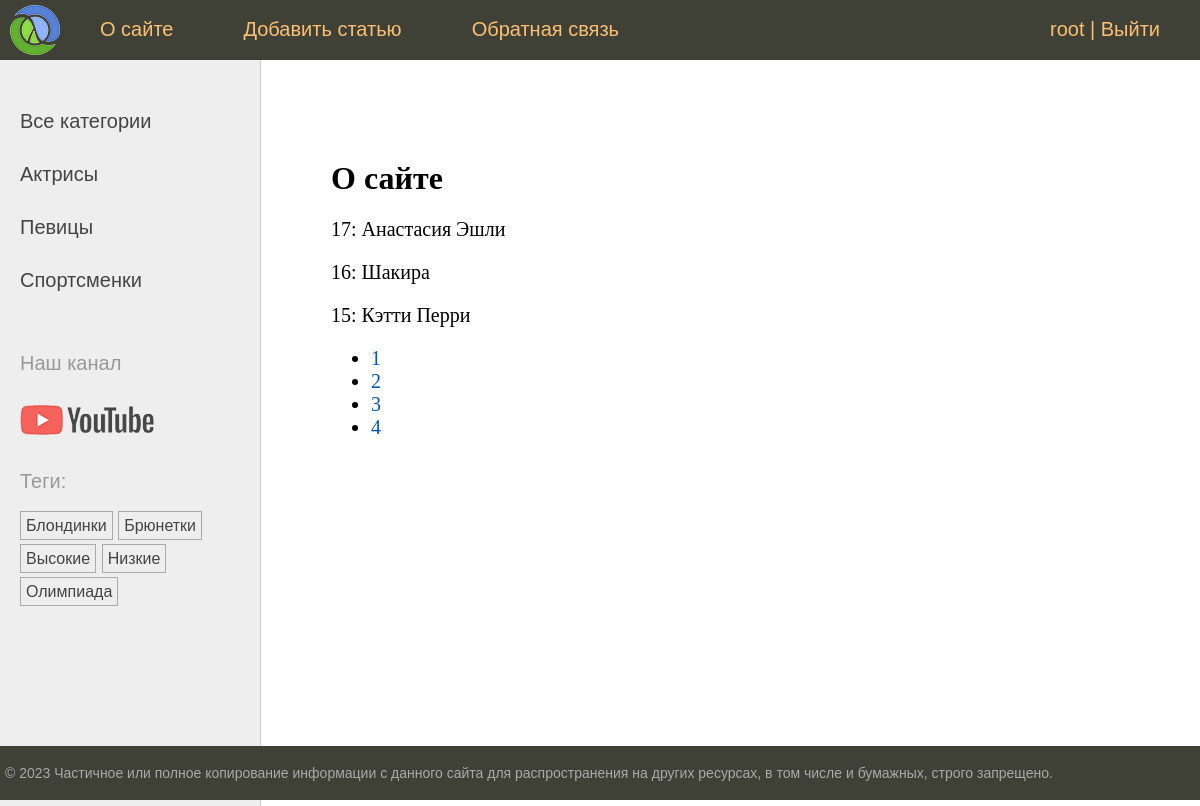
The page /about/ (signed in) on the database as committed earlier.
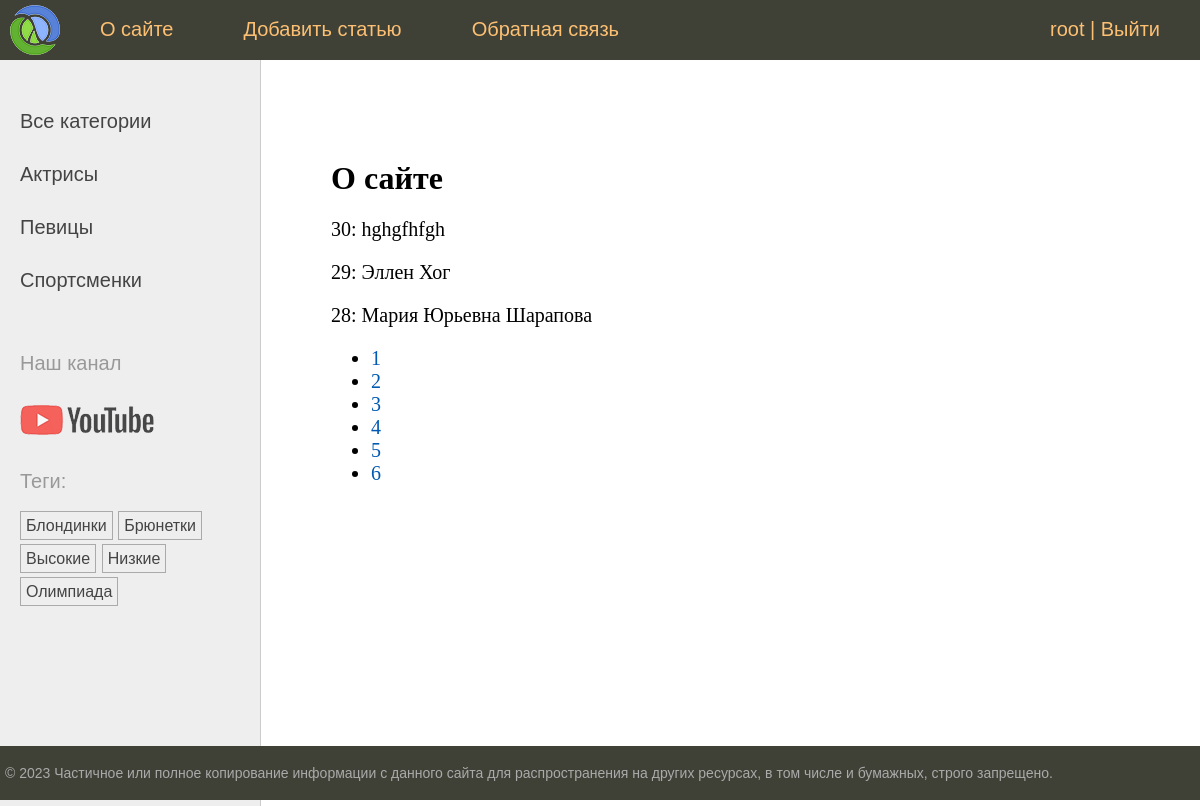
The same page on the database as committed later.
### women/models.py (models this page shows, shortened)
class Category(models.Model):
    name = models.CharField(max_length=100, db_index=True, verbose_name="Категория")
    slug = models.SlugField(max_length=255, unique=True, db_index=True)
    class Meta:
        verbose_name = "Категория"
        verbose_name_plural = "Категории"
    def get_absolute_url(self):
        return reverse('category', kwargs={'cat_slug': self.slug})

class TagPost(models.Model):
    tag = models.CharField(max_length=100, db_index=True)
    slug = models.SlugField(max_length=255, unique=True, db_index=True)
    def get_absolute_url(self):
        return reverse('tag', kwargs={'tag_slug': self.slug})

class Women(models.Model):
    class Status(models.IntegerChoices):
        DRAFT = 0, 'Черновик'
        PUBLISHED = 1, 'Опубликовано'
    title = models.CharField(max_length=255, verbose_name="Заголовок")
    slug = models.SlugField(max_length=255, unique=True, db_index=True, verbose_name="Slug",                           validators=[
                               MinLengthValidator(5, message="Минимум 5 символов"),
                               MaxLengthValidator(100, message="Максимум 100 символов"),
                           ])
    photo = models.ImageField(upload_to="photos/%Y/%m/%d/", default=None,
                              blank=True, null=True, verbose_name="Фото")
    content = models.TextField(blank=True, verbose_name="Текст статьи")
    time_create = models.DateTimeField(auto_now_add=True, verbose_name="Время создания")
    time_update = models.DateTimeField(auto_now=True, verbose_name="Время изменения")
    is_published = models.BooleanField(choices=tuple(map(lambda x: (bool(x[0]), x[1]), Status.choices)),
                                       default=Status.DRAFT, verbose_name="Статус")
    cat = models.ForeignKey('Category', on_delete=models.PROTECT, related_name='posts', verbose_name="Категории")
    tags = models.ManyToManyField('TagPost', blank=True, related_name='tags', verbose_name="Теги")
    husband = models.OneToOneField('Husband', on_delete=models.SET_NULL,
                                   null=True, blank=True, related_name='wuman', verbose_name="Муж")
    author = models.ForeignKey(get_user_model(), on_delete=models.SET_NULL, related_name='posts', null=True, default=None)
    objects = models.Manager()
    published = PublishedManager()
    class Meta:
        verbose_name = "Известные женщины"
        verbose_name_plural = "Известные женщины"
        ordering = ['-time_create']
        indexes = [
            models.Index(fields=['-time_create'])
        ]

### women/views.py (the view)
# urls.py: path('about/', views.about, name='about'),
@login_required
def about(request):
    contact_list = Women.published.all()
    paginator = Paginator(contact_list, 3)
    page_number = request.GET.get('page')
    page_obj = paginator.get_page(page_number)
    return render(request, 'women/about.html',
                  {'title': 'О сайте', 'page_obj': page_obj})

### users/context_processors.py (called while the page is built)
def get_women_context(request):
    return {'mainmenu': menu}

### women/models.py (called while the page is built)
    def get_queryset(self):
        return super().get_queryset().filter(is_published=Women.Status.PUBLISHED)

### women/templatetags/women_tags.py (called while the page is built)
@register.inclusion_tag('women/list_categories.html')
def show_categories(cat_selected=0):
    cats = Category.objects.annotate(total=Count("posts")).filter(total__gt=0)
    return {'cats': cats, 'cat_selected': cat_selected}

@register.inclusion_tag('women/list_tags.html')
def show_all_tags():
    return {'tags': TagPost.objects.annotate(total=Count("tags")).filter(total__gt=0)}

### women/templates/women/about.html
{% extends 'base.html' %}
{% block content %}
<h1>{{title}}</h1>
{% for item in page_obj %}
<p>{{ item.pk }}: {{ item.title }}</p>
{% endfor %}
<nav>
    <ul>
        {% for p in page_obj.paginator.page_range %}
        <li>
            <a href="?page={{ p }}">{{ p }}</a>
        </li>
        {% endfor %}
    </ul>
</nav>
{% endblock %}

### templates/base.html (shortened to what this page needs)
{% load static %}
{% load women_tags %}
<!DOCTYPE html>
<html>
<head>
    <link type="text/css" href="{% static 'women/css/styles.css' %}" rel="stylesheet"/>
</head>
<body>
<table class="table-page" border=0 cellpadding="0" cellspacing="0">
    <tr>
        <td valign=top>
            {% block mainmenu %}
            <div class="header">
                <ul id="mainmenu" class="mainmenu">
                    <li class="logo"><a href="{% url 'home' %}">
                        <div class="logo"></div>
                    </a></li>
                    {% for m in mainmenu %}
                    <li><a href="{% url m.url_name %}">{{m.title}}</a></li>
                    {% endfor %}
                    {% if user.is_authenticated %}
                    <li class="last"> <a href="{% url 'users:profile' %}">{{user.username}}</a> | <a href="{% url 'users:logout' %}">Выйти</a></li>
                    {% else %}
                    <li class="last"><a href="{% url 'users:login' %}">Войти</a> | <a href="{% url 'users:register' %}">Регистрация</a>
                    </li>
                    {% endif %}
                </ul>
            </div>
            {% endblock mainmenu %}
            <table class="table-content" border=0 cellpadding="0" cellspacing="0">
                <tr>
                    <td valign="top" class="left-chapters">
                        <ul id="leftchapters">
                            {% if cat_selected == 0 %}
                            <li class="selected">Все категории</li>
                            {% else %}
                            <li><a href="{% url 'home' %}">Все категории</a></li>
                            {% endif %}
                            {% show_categories cat_selected %}
                            <li class="share">
                                <p>Наш канал</p>
                                <a class="share-yt"
                                   href="https://www.youtube.com/channel/UClJzWfGWuGJL2t-3dYKcHTA/playlists"
                                   target="_blank" rel="nofollow"></a>
                            </li>
                            <li>{% show_all_tags %}</li>
                        </ul>
                    </td>
                    <td valign="top" class="content">
                        <div class="content-text">
                            {% block content %}
                            {% endblock %}
                        </div>
                    </td>
                </tr>
            </table>
        </td>
    </tr>
    <tr>
        <td valign=top>
            <div id="footer">
                <p>&copy; 2023 Частичное или полное копирование информации с данного сайта для распространения на других
                    ресурсах, в том числе и бумажных, строго запрещено.</p>
            </div>
        </td>
    </tr>
</table>
</body>
</html>

### women/templates/women/list_categories.html
{% for cat in cats %}
{% if cat.id == cat_selected %}
<li class="selected">{{cat.name}}</li>
{% else %}
<li><a href="{{ cat.get_absolute_url }}">{{cat.name}}</a></li>
{% endif %}
{% endfor %}

### women/templates/women/list_tags.html
{% if tags %}
    <p>Теги:</p>
    <ul class="tags-list">
        {% for t in tags %}
        <li><a href="{{t.get_absolute_url}}">{{t.tag}}</a></li>
        {% endfor %}
    </ul>
{% endif %}

Rows that differ between the two databases and show on the page:
no longer on this page (row unchanged): Women: pk "17", title "Анастасия Эшли"
no longer on this page (row unchanged): Women: pk "16", title "Шакира"
no longer on this page (row unchanged): Women: pk "15", title "Кэтти Перри"
added Women: pk "30", title "hghgfhfgh"
added Women: pk "29", title "Эллен Хог"
added Women: pk "28", title "Мария Юрьевна Шарапова"
Other text that changed with them:
new list line: "5"
new list line: "6"
